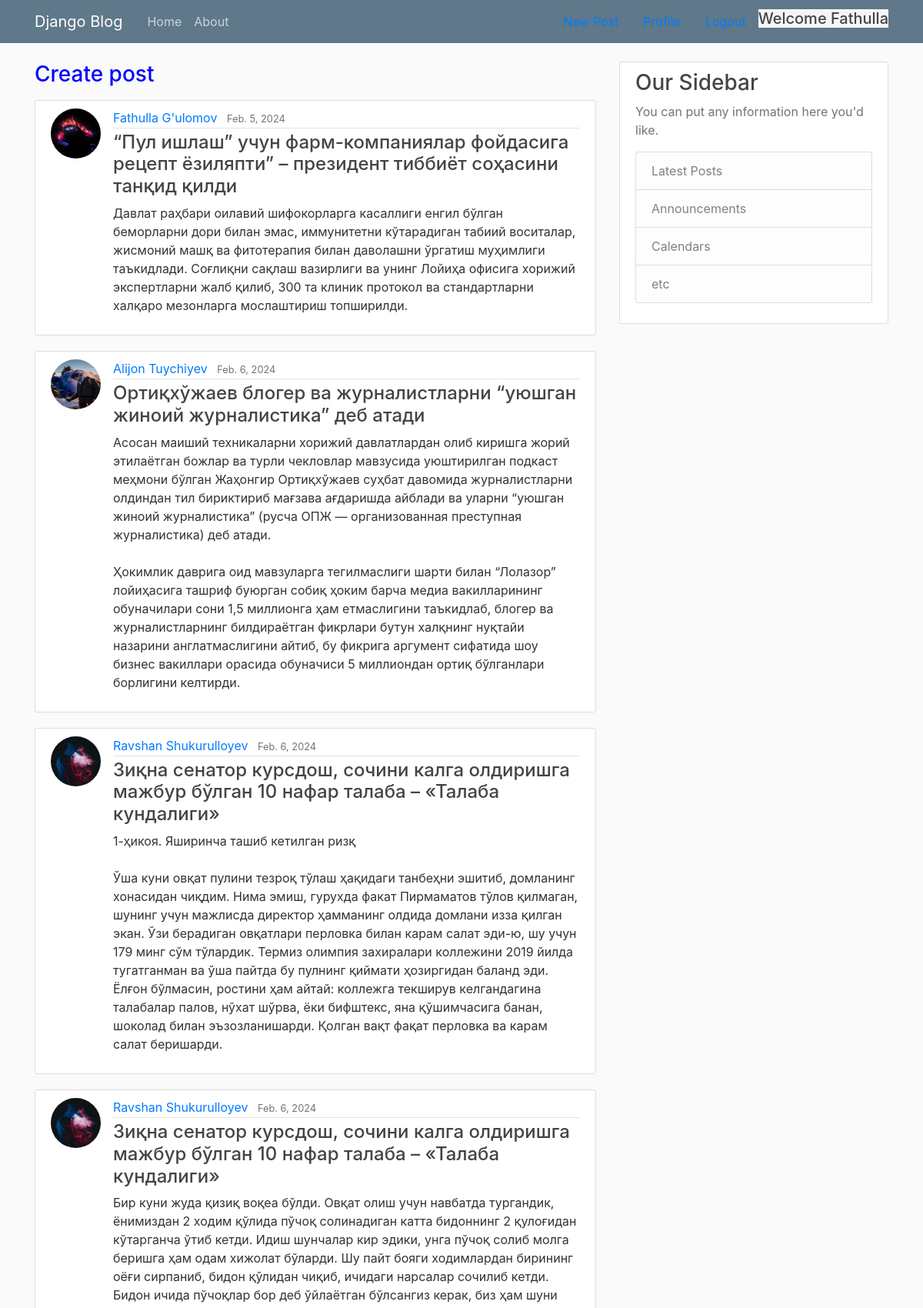
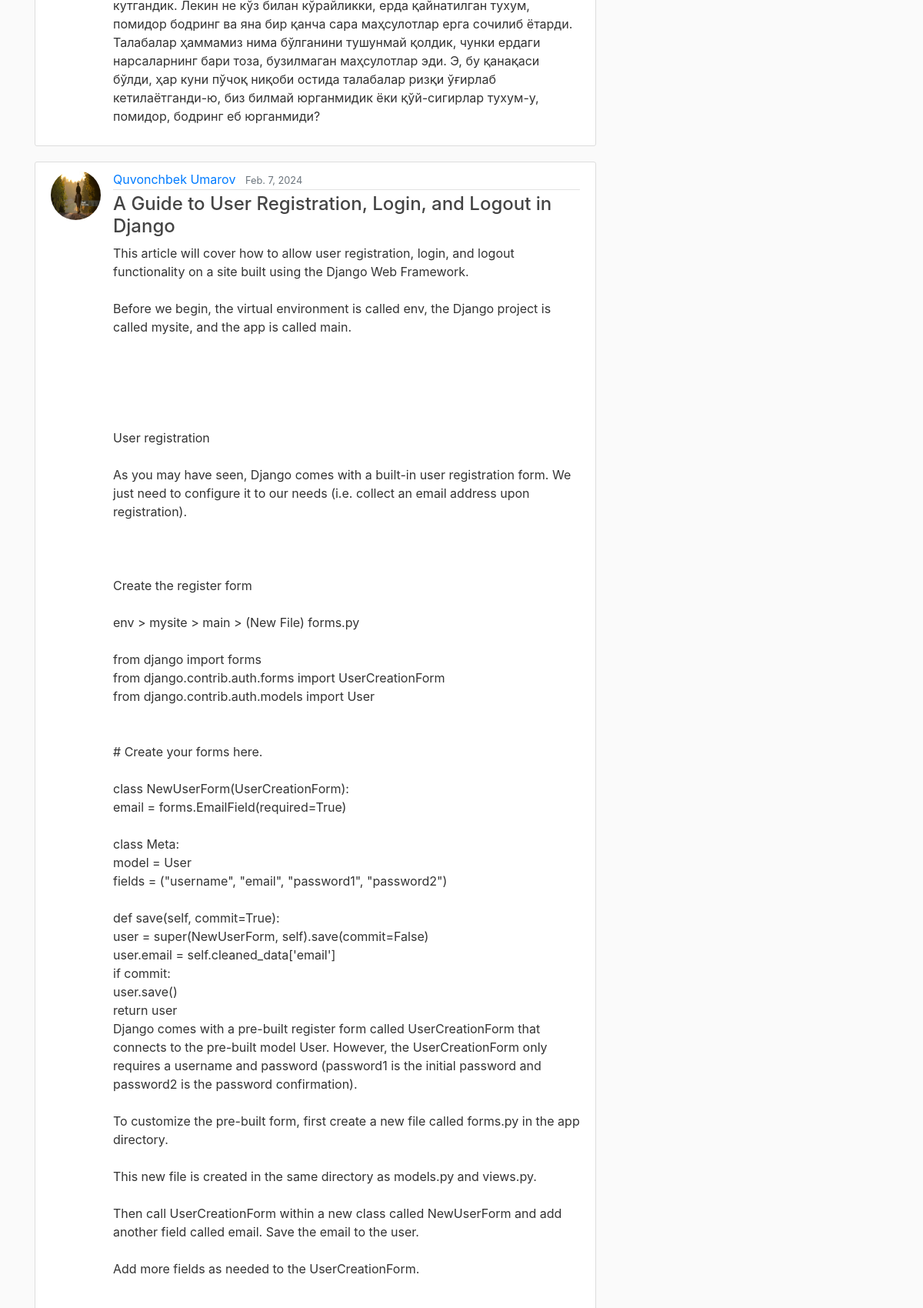
The app's page /User-Posts/ (signed in, upper part) with its own data (2 pictures, top to bottom).
### blog/models.py (models this page shows, shortened)
class AbstractBaseModel(models.Model):
    created_at = models.DateTimeField(auto_now_add=True)
    updated_at = models.DateTimeField(auto_now=True)
    class Meta:
        abstract = True

class User(AbstractUser, AbstractBaseModel):
    avatar = models.ImageField(upload_to='avatars/', null=True, default='avatars/default/logo.png')

class Post(AbstractBaseModel):
    title = models.CharField(max_length=120)
    content = models.TextField()
    publisher_at = models.DateField()
    is_active = models.BooleanField(default=False)
    author = models.ForeignKey("User", models.CASCADE, "posts")

### blog/views.py (the view)
# urls.py: path('User-Posts/', UserPostPageView.as_view(),                         name='user_posts'),
class UserPostPageView(ListView):
    model = Post
    template_name = "blog/user_posts.html"
    context_object_name = 'posts'

### blog/templates/blog/user_posts.html (shortened to what this page needs)
{% extends 'blog/base.html' %}
{% load static %}
{% block content %}
    <main role="main" class="container">
      <div class="row">
        <div class="col-md-8">
            {% if post %}
            <h1 class="mb-3">Posts {{ request.user.first_name }} {{ request.user.last_name }}</h1>
            {% else %}
            <a href="{% url 'post_form' %}"><h3 style="color: blue;"><p>Create post</p></h3></a>
            {% endif %}
            {% for post in posts %}
             <article class="media content-section">
              <a href="{{ post.author.avatar.url }}">
                <img class="rounded-circle article-img" src="{{ post.author.avatar.url }}" alt="error in img">
              </a>
              <div class="media-body">
                <div class="article-metadata">
                  <a class="mr-2" href="{% url 'user_posts' %}">{{ post.author.first_name }} {{ post.author.last_name }}</a>
                  <small class="text-muted">{{ post.publisher_at }}</small>
                </div>
                <h4><a class="article-title" href="{% url 'post_detail' post.id %}">{{ post.title }}</a></h4>
                <p class="article-content">{{ post.content }}</p>
              </div>
            </article>
           {% endfor %}
          </div>
         {% include 'blog/base_last_post.html' %}
      </div>
      </main>
{% endblock %}

### blog/templates/blog/base.html (shortened to what this page needs)
{% load static %}
<!DOCTYPE html>
<html>
<head>
    <link rel="stylesheet" href="https://maxcdn.bootstrapcdn.com/bootstrap/4.0.0/css/bootstrap.min.css">
    <link rel="stylesheet" type="text/css" href="{% static 'blog/main.css' %}">
</head>
<body>
    <header class="site-header">
      <nav class="navbar navbar-expand-md navbar-dark bg-steel fixed-top">
        <div class="container">
          <a class="navbar-brand mr-4" href="{% url 'home' %}">Django Blog</a>
          <div class="collapse navbar-collapse" id="navbarToggle">
            <div class="navbar-nav mr-auto">
              <a class="nav-item nav-link" href="{% url 'home' %}">Home</a>
              <a class="nav-item nav-link" href="{% url 'about' %}">About</a>
            </div>
              {% if request.user.is_authenticated %}
                <a class="nav-item nav-link" href="{% url 'post_form' %}">New Post</a>
                <a class="nav-item nav-link" href="{% url 'profile' %}">Profile</a>
                <a class="nav-item nav-link" href="{% url 'logout' %}">Logout</a>
                <h5 style="background-color: whitesmoke">Welcome {{ request.user }}</h5>
              {% else %}
                <a class="nav-item nav-link" href="{% url 'login' %}">Login</a>
                <a class="nav-item nav-link" href="{% url 'register' %}">Register</a>
              {% endif %}
          </div>
        </div>
      </nav>
    </header>
    {% block content %}
    {% endblock %}
</body>
</html>

### blog/static/blog/main.css (style rules this page uses)
body { background: #fafafa; color: #333333; margin-top: 5rem; }
h1, h2, h3, h4, h5, h6 { color: #444444; }
.bg-steel { background-color: #5f788a; }
.site-header .navbar-nav .nav-link { color: #cbd5db; }
.content-section { background: #ffffff; padding: 10px 20px; border: 1px solid #dddddd; border-radius: 3px; margin-bottom: 20px; }
.article-title { color: #444444; }
.article-content { white-space: pre-line; }
.article-img { height: 65px; width: 65px; margin-right: 16px; }
.article-metadata { padding-bottom: 1px; margin-bottom: 4px; border-bottom: 1px solid #e3e3e3 }

### records on screen
User: user "Fathulla"
Post: author.avatar (picture), author.first_name "Fathulla", author.last_name "G'ulomov", publisher_at "Feb. 5, 2024", title "“Пул ишлаш” учун фарм-компаниялар фойдасига рецепт ёзиляпти” – президент тиббиёт соҳасини танқид қилди", content "Давлат раҳбари оилавий шифокорларга касаллиги енгил бўлган беморларни дори билан эмас, иммунитетни кўтарадиган табиий воситалар, жисмоний машқ ва фитотерапия билан даволашни ўргатиш муҳимлиги таъкидлади. Соғлиқни сақлаш вазирлиги ва унинг Лойиҳа офисига хорижий экспертларни жалб қилиб, 300 та клиник протокол ва стандартларни халқаро мезонларга мослаштириш топширилди."
Post: author.avatar (picture), author.first_name "Alijon", author.last_name "Tuychiyev", publisher_at "Feb. 6, 2024", title "Ортиқхўжаев блогер ва журналистларни “уюшган жиноий журналистика” деб атади", content "Асосан маиший техникаларни хорижий давлатлардан олиб киришга жорий этилаётган божлар ва турли чекловлар мавзусида уюштирилган подкаст меҳмони бўлган Жаҳонгир Ортиқхўжаев суҳбат давомида журналистларни олдиндан тил бириктириб мағзава ағдаришда айблади ва уларни “уюшган жиноий журналистика” (русча ОПЖ — организованная преступная журналистика) деб атади. Ҳокимлик даврига оид мавзуларга тегилмаслиги шарти билан “Лолазор” лойиҳасига ташриф буюрган собиқ ҳоким барча медиа вакилларининг обуначилари сони 1,5 миллионга ҳам етмаслигини таъкидлаб, блогер ва журналистларнинг билдираётган фикрлари бутун халқнинг нуқтайи назарини англатмаслигини айтиб, бу фикрига аргумент сифатида шоу бизнес вакиллари…"
Post: author.avatar (picture), author.first_name "Ravshan", author.last_name "Shukurulloyev", publisher_at "Feb. 6, 2024", title "Зиқна сенатор курсдош, сочини калга олдиришга мажбур бўлган 10 нафар талаба – «Талаба кундалиги»", content "1-ҳикоя. Яширинча ташиб кетилган ризқ Ўша куни овқат пулини тезроқ тўлаш ҳақидаги танбеҳни эшитиб, домланинг хонасидан чиқдим. Нима эмиш, гурухда факат Пирмаматов тўлов қилмаган, шунинг учун мажлисда директор ҳамманинг олдида домлани изза қилган экан. Ўзи берадиган овқатлари перловка билан карам салат эди-ю, шу учун 179 минг сўм тўлардик. Термиз олимпия захиралари коллежини 2019 йилда тугатганман ва ўша пайтда бу пулнинг қиймати ҳозиргидан баланд эди. Ёлғон бўлмасин, ростини ҳам айтай: коллежга текширув келгандагина талабалар палов, нўхат шўрва, ёки бифштекс, яна қўшимчасига банан, шоколад билан эъзозланишарди. Қолган вақт фақат перловка ва карам салат беришарди."
Post: author.avatar (picture), author.first_name "Ravshan", author.last_name "Shukurulloyev", publisher_at "Feb. 6, 2024", title "Зиқна сенатор курсдош, сочини калга олдиришга мажбур бўлган 10 нафар талаба – «Талаба кундалиги»", content "Бир куни жуда қизиқ воқеа бўлди. Овқат олиш учун навбатда тургандик, ёнимиздан 2 ходим қўлида пўчоқ солинадиган катта бидоннинг 2 қулоғидан кўтарганча ўтиб кетди. Идиш шунчалар кир эдики, унга пўчоқ солиб молга беришга ҳам одам хижолат бўларди. Шу пайт бояги ходимлардан бирининг оёғи сирпаниб, бидон қўлидан чиқиб, ичидаги нарсалар сочилиб кетди. Бидон ичида пўчоқлар бор деб ўйлаётган бўлсангиз керак, биз ҳам шуни кутгандик. Лекин не кўз билан кўрайликки, ерда қайнатилган тухум, помидор бодринг ва яна бир қанча сара маҳсулотлар ерга сочилиб ётарди. Талабалар ҳаммамиз нима бўлганини тушунмай қолдик, чунки ердаги нарсаларнинг бари тоза, бузилмаган маҳсулотлар эди. Э, бу қанақаси бўлди, ҳар…"
Post: author.avatar (picture), author.first_name "Quvonchbek", author.last_name "Umarov", publisher_at "Feb. 7, 2024", title "A Guide to User Registration, Login, and Logout in Django"
